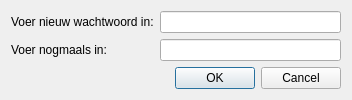
<?xml version="1.0" encoding="UTF-8"?>
<ui version="4.0">
 <class>NewPasswordDialog</class>
 <widget class="QDialog" name="NewPasswordDialog">
  <property name="geometry">
   <rect>
    <x>0</x>
    <y>0</y>
    <width>352</width>
    <height>99</height>
   </rect>
  </property>
  <property name="windowTitle">
   <string>Dialog</string>
  </property>
  <layout class="QFormLayout" name="formLayout">
   <item row="0" column="0">
    <widget class="QLabel" name="label">
     <property name="text">
      <string>Voer nieuw wachtwoord in:</string>
     </property>
    </widget>
   </item>
   <item row="1" column="0">
    <widget class="QLabel" name="label_2">
     <property name="text">
      <string>Voer nogmaals in:</string>
     </property>
    </widget>
   </item>
   <item row="0" column="1">
    <widget class="QLineEdit" name="tPass">
     <property name="echoMode">
      <enum>QLineEdit::Password</enum>
     </property>
    </widget>
   </item>
   <item row="1" column="1">
    <widget class="QLineEdit" name="tPass2">
     <property name="echoMode">
      <enum>QLineEdit::Password</enum>
     </property>
    </widget>
   </item>
   <item row="2" column="1">
    <widget class="QDialogButtonBox" name="buttonBox">
     <property name="orientation">
      <enum>Qt::Horizontal</enum>
     </property>
     <property name="standardButtons">
      <set>QDialogButtonBox::Cancel|QDialogButtonBox::Ok</set>
     </property>
    </widget>
   </item>
  </layout>
 </widget>
 <resources/>
 <connections/>
</ui>
